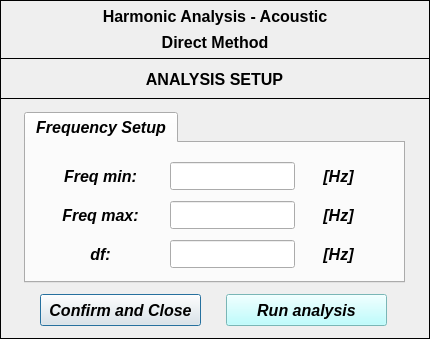
<?xml version="1.0" encoding="UTF-8"?>
<ui version="4.0">
 <class>Dialog</class>
 <widget class="QDialog" name="Dialog">
  <property name="windowModality">
   <enum>Qt::NonModal</enum>
  </property>
  <property name="geometry">
   <rect>
    <x>0</x>
    <y>0</y>
    <width>430</width>
    <height>339</height>
   </rect>
  </property>
  <property name="sizePolicy">
   <sizepolicy hsizetype="Fixed" vsizetype="Fixed">
    <horstretch>0</horstretch>
    <verstretch>0</verstretch>
   </sizepolicy>
  </property>
  <property name="minimumSize">
   <size>
    <width>430</width>
    <height>339</height>
   </size>
  </property>
  <property name="maximumSize">
   <size>
    <width>430</width>
    <height>339</height>
   </size>
  </property>
  <property name="contextMenuPolicy">
   <enum>Qt::DefaultContextMenu</enum>
  </property>
  <property name="windowTitle">
   <string>Analysis setup</string>
  </property>
  <property name="windowIcon">
   <iconset>
    <normaloff>../../../../../../Downloads/load - Copia.png</normaloff>../../../../../../Downloads/load - Copia.png</iconset>
  </property>
  <property name="whatsThis">
   <string/>
  </property>
  <widget class="QFrame" name="frame_3">
   <property name="geometry">
    <rect>
     <x>0</x>
     <y>0</y>
     <width>430</width>
     <height>59</height>
    </rect>
   </property>
   <property name="frameShape">
    <enum>QFrame::Box</enum>
   </property>
   <property name="frameShadow">
    <enum>QFrame::Plain</enum>
   </property>
   <property name="lineWidth">
    <number>1</number>
   </property>
   <widget class="QLabel" name="label_title">
    <property name="geometry">
     <rect>
      <x>36</x>
      <y>4</y>
      <width>358</width>
      <height>25</height>
     </rect>
    </property>
    <property name="font">
     <font>
      <family>Arial</family>
      <pointsize>12</pointsize>
      <weight>75</weight>
      <italic>false</italic>
      <bold>true</bold>
     </font>
    </property>
    <property name="text">
     <string>Harmonic Analysis - Acoustic</string>
    </property>
    <property name="textFormat">
     <enum>Qt::AutoText</enum>
    </property>
    <property name="alignment">
     <set>Qt::AlignCenter</set>
    </property>
   </widget>
   <widget class="QLabel" name="label_subtitle">
    <property name="geometry">
     <rect>
      <x>36</x>
      <y>30</y>
      <width>358</width>
      <height>25</height>
     </rect>
    </property>
    <property name="font">
     <font>
      <family>Arial</family>
      <pointsize>12</pointsize>
      <weight>75</weight>
      <italic>false</italic>
      <bold>true</bold>
     </font>
    </property>
    <property name="text">
     <string>Direct Method</string>
    </property>
    <property name="textFormat">
     <enum>Qt::AutoText</enum>
    </property>
    <property name="alignment">
     <set>Qt::AlignCenter</set>
    </property>
   </widget>
  </widget>
  <widget class="QFrame" name="frame_2">
   <property name="geometry">
    <rect>
     <x>0</x>
     <y>98</y>
     <width>430</width>
     <height>241</height>
    </rect>
   </property>
   <property name="frameShape">
    <enum>QFrame::Box</enum>
   </property>
   <property name="frameShadow">
    <enum>QFrame::Plain</enum>
   </property>
   <widget class="QTabWidget" name="tabWidget">
    <property name="geometry">
     <rect>
      <x>24</x>
      <y>14</y>
      <width>381</width>
      <height>171</height>
     </rect>
    </property>
    <property name="font">
     <font>
      <family>Arial</family>
      <pointsize>12</pointsize>
      <weight>75</weight>
      <italic>true</italic>
      <bold>true</bold>
     </font>
    </property>
    <property name="currentIndex">
     <number>0</number>
    </property>
    <widget class="QWidget" name="tab_2">
     <attribute name="title">
      <string>Frequency Setup</string>
     </attribute>
     <widget class="QWidget" name="verticalLayoutWidget_16">
      <property name="geometry">
       <rect>
        <x>24</x>
        <y>18</y>
        <width>101</width>
        <height>108</height>
       </rect>
      </property>
      <layout class="QVBoxLayout" name="verticalLayout_16">
       <property name="spacing">
        <number>10</number>
       </property>
       <item>
        <widget class="QLabel" name="label_22">
         <property name="minimumSize">
          <size>
           <width>0</width>
           <height>28</height>
          </size>
         </property>
         <property name="maximumSize">
          <size>
           <width>16777215</width>
           <height>28</height>
          </size>
         </property>
         <property name="text">
          <string>Freq min:</string>
         </property>
         <property name="alignment">
          <set>Qt::AlignCenter</set>
         </property>
        </widget>
       </item>
       <item>
        <widget class="QLabel" name="label_23">
         <property name="minimumSize">
          <size>
           <width>0</width>
           <height>28</height>
          </size>
         </property>
         <property name="maximumSize">
          <size>
           <width>16777215</width>
           <height>28</height>
          </size>
         </property>
         <property name="text">
          <string>Freq max:</string>
         </property>
         <property name="alignment">
          <set>Qt::AlignCenter</set>
         </property>
        </widget>
       </item>
       <item>
        <widget class="QLabel" name="label_21">
         <property name="minimumSize">
          <size>
           <width>0</width>
           <height>28</height>
          </size>
         </property>
         <property name="maximumSize">
          <size>
           <width>16777215</width>
           <height>28</height>
          </size>
         </property>
         <property name="text">
          <string>df:</string>
         </property>
         <property name="alignment">
          <set>Qt::AlignCenter</set>
         </property>
        </widget>
       </item>
      </layout>
     </widget>
     <widget class="QWidget" name="verticalLayoutWidget_17">
      <property name="geometry">
       <rect>
        <x>144</x>
        <y>18</y>
        <width>125</width>
        <height>108</height>
       </rect>
      </property>
      <layout class="QVBoxLayout" name="verticalLayout_17">
       <property name="spacing">
        <number>10</number>
       </property>
       <item>
        <widget class="QLineEdit" name="lineEdit_min">
         <property name="minimumSize">
          <size>
           <width>0</width>
           <height>28</height>
          </size>
         </property>
         <property name="maximumSize">
          <size>
           <width>16777215</width>
           <height>28</height>
          </size>
         </property>
         <property name="font">
          <font>
           <family>Arial</family>
           <pointsize>11</pointsize>
           <weight>75</weight>
           <italic>true</italic>
           <bold>true</bold>
          </font>
         </property>
         <property name="alignment">
          <set>Qt::AlignCenter</set>
         </property>
        </widget>
       </item>
       <item>
        <widget class="QLineEdit" name="lineEdit_max">
         <property name="minimumSize">
          <size>
           <width>0</width>
           <height>28</height>
          </size>
         </property>
         <property name="maximumSize">
          <size>
           <width>16777215</width>
           <height>28</height>
          </size>
         </property>
         <property name="font">
          <font>
           <family>Arial</family>
           <pointsize>11</pointsize>
           <weight>75</weight>
           <italic>true</italic>
           <bold>true</bold>
          </font>
         </property>
         <property name="alignment">
          <set>Qt::AlignCenter</set>
         </property>
        </widget>
       </item>
       <item>
        <widget class="QLineEdit" name="lineEdit_step">
         <property name="minimumSize">
          <size>
           <width>0</width>
           <height>28</height>
          </size>
         </property>
         <property name="maximumSize">
          <size>
           <width>16777215</width>
           <height>28</height>
          </size>
         </property>
         <property name="font">
          <font>
           <family>Arial</family>
           <pointsize>11</pointsize>
           <weight>75</weight>
           <italic>true</italic>
           <bold>true</bold>
          </font>
         </property>
         <property name="alignment">
          <set>Qt::AlignCenter</set>
         </property>
        </widget>
       </item>
      </layout>
     </widget>
     <widget class="QWidget" name="verticalLayoutWidget_18">
      <property name="geometry">
       <rect>
        <x>282</x>
        <y>18</y>
        <width>61</width>
        <height>108</height>
       </rect>
      </property>
      <layout class="QVBoxLayout" name="verticalLayout_18">
       <property name="spacing">
        <number>10</number>
       </property>
       <item>
        <widget class="QLabel" name="label_24">
         <property name="minimumSize">
          <size>
           <width>0</width>
           <height>28</height>
          </size>
         </property>
         <property name="maximumSize">
          <size>
           <width>16777215</width>
           <height>28</height>
          </size>
         </property>
         <property name="text">
          <string>[Hz]</string>
         </property>
         <property name="alignment">
          <set>Qt::AlignCenter</set>
         </property>
        </widget>
       </item>
       <item>
        <widget class="QLabel" name="label_25">
         <property name="minimumSize">
          <size>
           <width>0</width>
           <height>28</height>
          </size>
         </property>
         <property name="maximumSize">
          <size>
           <width>16777215</width>
           <height>28</height>
          </size>
         </property>
         <property name="text">
          <string>[Hz]</string>
         </property>
         <property name="alignment">
          <set>Qt::AlignCenter</set>
         </property>
        </widget>
       </item>
       <item>
        <widget class="QLabel" name="label_26">
         <property name="minimumSize">
          <size>
           <width>0</width>
           <height>28</height>
          </size>
         </property>
         <property name="maximumSize">
          <size>
           <width>16777215</width>
           <height>28</height>
          </size>
         </property>
         <property name="text">
          <string>[Hz]</string>
         </property>
         <property name="alignment">
          <set>Qt::AlignCenter</set>
         </property>
        </widget>
       </item>
      </layout>
     </widget>
    </widget>
   </widget>
   <widget class="QPushButton" name="pushButton_confirm_close">
    <property name="geometry">
     <rect>
      <x>40</x>
      <y>196</y>
      <width>161</width>
      <height>32</height>
     </rect>
    </property>
    <property name="font">
     <font>
      <family>Arial</family>
      <pointsize>12</pointsize>
      <weight>75</weight>
      <italic>true</italic>
      <bold>true</bold>
     </font>
    </property>
    <property name="text">
     <string>Confirm and Close</string>
    </property>
   </widget>
   <widget class="QPushButton" name="pushButton_confirm_run_analysis">
    <property name="geometry">
     <rect>
      <x>226</x>
      <y>196</y>
      <width>161</width>
      <height>32</height>
     </rect>
    </property>
    <property name="font">
     <font>
      <family>Arial</family>
      <pointsize>12</pointsize>
      <weight>75</weight>
      <italic>true</italic>
      <bold>true</bold>
     </font>
    </property>
    <property name="styleSheet">
     <string notr="true">background-color: rgb(170, 255, 255);</string>
    </property>
    <property name="text">
     <string>Run analysis</string>
    </property>
   </widget>
  </widget>
  <widget class="QFrame" name="frame">
   <property name="geometry">
    <rect>
     <x>0</x>
     <y>58</y>
     <width>430</width>
     <height>41</height>
    </rect>
   </property>
   <property name="frameShape">
    <enum>QFrame::Box</enum>
   </property>
   <property name="frameShadow">
    <enum>QFrame::Plain</enum>
   </property>
   <property name="lineWidth">
    <number>1</number>
   </property>
   <widget class="QLabel" name="label">
    <property name="geometry">
     <rect>
      <x>24</x>
      <y>8</y>
      <width>381</width>
      <height>27</height>
     </rect>
    </property>
    <property name="font">
     <font>
      <family>Arial</family>
      <pointsize>12</pointsize>
      <weight>75</weight>
      <italic>false</italic>
      <bold>true</bold>
     </font>
    </property>
    <property name="text">
     <string>ANALYSIS SETUP</string>
    </property>
    <property name="textFormat">
     <enum>Qt::AutoText</enum>
    </property>
    <property name="alignment">
     <set>Qt::AlignCenter</set>
    </property>
   </widget>
  </widget>
 </widget>
 <resources/>
 <connections/>
</ui>
